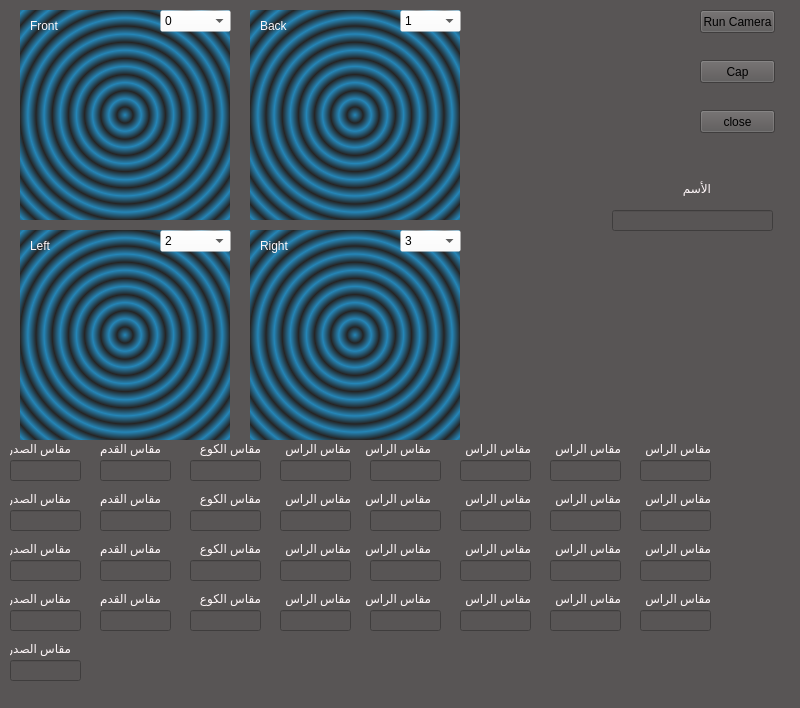
<?xml version="1.0" encoding="UTF-8"?>
<ui version="4.0">
 <class>MainWindow</class>
 <widget class="QMainWindow" name="MainWindow">
  <property name="geometry">
   <rect>
    <x>0</x>
    <y>0</y>
    <width>800</width>
    <height>708</height>
   </rect>
  </property>
  <property name="windowTitle">
   <string>MainWindow</string>
  </property>
  <property name="styleSheet">
   <string notr="true">background-color: rgb(88, 85, 85);</string>
  </property>
  <widget class="QWidget" name="centralwidget">
   <widget class="QPushButton" name="cameraButton1">
    <property name="geometry">
     <rect>
      <x>700</x>
      <y>10</y>
      <width>75</width>
      <height>23</height>
     </rect>
    </property>
    <property name="text">
     <string>Run Camera</string>
    </property>
   </widget>
   <widget class="QLabel" name="cameraScreen1">
    <property name="geometry">
     <rect>
      <x>20</x>
      <y>10</y>
      <width>210</width>
      <height>210</height>
     </rect>
    </property>
    <property name="styleSheet">
     <string notr="true">background-color: qradialgradient(spread:repeat, cx:0.5, cy:0.5, radius:0.077, fx:0.5, fy:0.5, stop:0 rgba(0, 169, 255, 147), stop:0.497326 rgba(0, 0, 0, 147), stop:1 rgba(0, 169, 255, 147));</string>
    </property>
    <property name="text">
     <string/>
    </property>
   </widget>
   <widget class="QLabel" name="cameraScreen2">
    <property name="geometry">
     <rect>
      <x>250</x>
      <y>10</y>
      <width>210</width>
      <height>210</height>
     </rect>
    </property>
    <property name="styleSheet">
     <string notr="true">background-color: qradialgradient(spread:repeat, cx:0.5, cy:0.5, radius:0.077, fx:0.5, fy:0.5, stop:0 rgba(0, 169, 255, 147), stop:0.497326 rgba(0, 0, 0, 147), stop:1 rgba(0, 169, 255, 147));</string>
    </property>
    <property name="text">
     <string/>
    </property>
   </widget>
   <widget class="QPushButton" name="closeButtun">
    <property name="geometry">
     <rect>
      <x>700</x>
      <y>110</y>
      <width>75</width>
      <height>23</height>
     </rect>
    </property>
    <property name="text">
     <string>close</string>
    </property>
   </widget>
   <widget class="QLabel" name="cameraScreen3">
    <property name="geometry">
     <rect>
      <x>20</x>
      <y>230</y>
      <width>210</width>
      <height>210</height>
     </rect>
    </property>
    <property name="styleSheet">
     <string notr="true">background-color: qradialgradient(spread:repeat, cx:0.5, cy:0.5, radius:0.077, fx:0.5, fy:0.5, stop:0 rgba(0, 169, 255, 147), stop:0.497326 rgba(0, 0, 0, 147), stop:1 rgba(0, 169, 255, 147));</string>
    </property>
    <property name="text">
     <string/>
    </property>
   </widget>
   <widget class="QLabel" name="cameraScreen4">
    <property name="geometry">
     <rect>
      <x>250</x>
      <y>230</y>
      <width>210</width>
      <height>210</height>
     </rect>
    </property>
    <property name="styleSheet">
     <string notr="true">background-color: qradialgradient(spread:repeat, cx:0.5, cy:0.5, radius:0.077, fx:0.5, fy:0.5, stop:0 rgba(0, 169, 255, 147), stop:0.497326 rgba(0, 0, 0, 147), stop:1 rgba(0, 169, 255, 147));</string>
    </property>
    <property name="text">
     <string/>
    </property>
   </widget>
   <widget class="QPushButton" name="captureImages">
    <property name="geometry">
     <rect>
      <x>700</x>
      <y>60</y>
      <width>75</width>
      <height>23</height>
     </rect>
    </property>
    <property name="text">
     <string>Cap</string>
    </property>
   </widget>
   <widget class="QLineEdit" name="num_1">
    <property name="geometry">
     <rect>
      <x>10</x>
      <y>460</y>
      <width>71</width>
      <height>21</height>
     </rect>
    </property>
    <property name="styleSheet">
     <string notr="true">font: 13pt &quot;MS Shell Dlg 2&quot;;
color: rgb(255, 255, 255);</string>
    </property>
   </widget>
   <widget class="QLineEdit" name="num_2">
    <property name="geometry">
     <rect>
      <x>100</x>
      <y>460</y>
      <width>71</width>
      <height>21</height>
     </rect>
    </property>
    <property name="styleSheet">
     <string notr="true">font: 13pt &quot;MS Shell Dlg 2&quot;;
color: rgb(255, 255, 255);</string>
    </property>
   </widget>
   <widget class="QLineEdit" name="num_3">
    <property name="geometry">
     <rect>
      <x>190</x>
      <y>460</y>
      <width>71</width>
      <height>21</height>
     </rect>
    </property>
    <property name="styleSheet">
     <string notr="true">font: 13pt &quot;MS Shell Dlg 2&quot;;
color: rgb(255, 255, 255);</string>
    </property>
   </widget>
   <widget class="QLineEdit" name="num_4">
    <property name="geometry">
     <rect>
      <x>280</x>
      <y>460</y>
      <width>71</width>
      <height>21</height>
     </rect>
    </property>
    <property name="styleSheet">
     <string notr="true">font: 13pt &quot;MS Shell Dlg 2&quot;;
color: rgb(255, 255, 255);</string>
    </property>
   </widget>
   <widget class="QLineEdit" name="num_5">
    <property name="geometry">
     <rect>
      <x>370</x>
      <y>460</y>
      <width>71</width>
      <height>21</height>
     </rect>
    </property>
    <property name="styleSheet">
     <string notr="true">font: 13pt &quot;MS Shell Dlg 2&quot;;
color: rgb(255, 255, 255);</string>
    </property>
   </widget>
   <widget class="QLineEdit" name="num_6">
    <property name="geometry">
     <rect>
      <x>460</x>
      <y>460</y>
      <width>71</width>
      <height>21</height>
     </rect>
    </property>
    <property name="styleSheet">
     <string notr="true">font: 13pt &quot;MS Shell Dlg 2&quot;;
color: rgb(255, 255, 255);</string>
    </property>
    <property name="html" stdset="0">
     <string>&lt;!DOCTYPE HTML PUBLIC &quot;-//W3C//DTD HTML 4.0//EN&quot; &quot;http://www.w3.org/TR/REC-html40/strict.dtd&quot;&gt;
&lt;html&gt;&lt;head&gt;&lt;meta name=&quot;qrichtext&quot; content=&quot;1&quot; /&gt;&lt;style type=&quot;text/css&quot;&gt;
p, li { white-space: pre-wrap; }
&lt;/style&gt;&lt;/head&gt;&lt;body style=&quot; font-family:'MS Shell Dlg 2'; font-size:8.25pt; font-weight:400; font-style:normal;&quot;&gt;
&lt;p style=&quot; margin-top:0px; margin-bottom:0px; margin-left:0px; margin-right:0px; -qt-block-indent:0; text-indent:0px;&quot;&gt;65&lt;/p&gt;
&lt;p style=&quot;-qt-paragraph-type:empty; margin-top:0px; margin-bottom:0px; margin-left:0px; margin-right:0px; -qt-block-indent:0; text-indent:0px;&quot;&gt;&lt;br /&gt;&lt;/p&gt;&lt;/body&gt;&lt;/html&gt;</string>
    </property>
   </widget>
   <widget class="QLineEdit" name="num_7">
    <property name="geometry">
     <rect>
      <x>550</x>
      <y>460</y>
      <width>71</width>
      <height>21</height>
     </rect>
    </property>
    <property name="styleSheet">
     <string notr="true">font: 13pt &quot;MS Shell Dlg 2&quot;;
color: rgb(255, 255, 255);
</string>
    </property>
   </widget>
   <widget class="QLineEdit" name="num_8">
    <property name="geometry">
     <rect>
      <x>640</x>
      <y>460</y>
      <width>71</width>
      <height>21</height>
     </rect>
    </property>
    <property name="styleSheet">
     <string notr="true">font: 13pt &quot;MS Shell Dlg 2&quot;;
color: rgb(255, 255, 255);
</string>
    </property>
   </widget>
   <widget class="QLineEdit" name="num_9">
    <property name="geometry">
     <rect>
      <x>10</x>
      <y>510</y>
      <width>71</width>
      <height>21</height>
     </rect>
    </property>
    <property name="styleSheet">
     <string notr="true">font: 13pt &quot;MS Shell Dlg 2&quot;;
color: rgb(255, 255, 255);
</string>
    </property>
   </widget>
   <widget class="QLineEdit" name="num_10">
    <property name="geometry">
     <rect>
      <x>100</x>
      <y>510</y>
      <width>71</width>
      <height>21</height>
     </rect>
    </property>
    <property name="styleSheet">
     <string notr="true">font: 13pt &quot;MS Shell Dlg 2&quot;;
color: rgb(255, 255, 255);</string>
    </property>
   </widget>
   <widget class="QLineEdit" name="num_11">
    <property name="geometry">
     <rect>
      <x>190</x>
      <y>510</y>
      <width>71</width>
      <height>21</height>
     </rect>
    </property>
    <property name="styleSheet">
     <string notr="true">font: 13pt &quot;MS Shell Dlg 2&quot;;
color: rgb(255, 255, 255);</string>
    </property>
   </widget>
   <widget class="QLineEdit" name="num_12">
    <property name="geometry">
     <rect>
      <x>280</x>
      <y>510</y>
      <width>71</width>
      <height>21</height>
     </rect>
    </property>
    <property name="styleSheet">
     <string notr="true">font: 13pt &quot;MS Shell Dlg 2&quot;;
color: rgb(255, 255, 255);</string>
    </property>
   </widget>
   <widget class="QLineEdit" name="num_13">
    <property name="geometry">
     <rect>
      <x>370</x>
      <y>510</y>
      <width>71</width>
      <height>21</height>
     </rect>
    </property>
    <property name="styleSheet">
     <string notr="true">font: 13pt &quot;MS Shell Dlg 2&quot;;
color: rgb(255, 255, 255);</string>
    </property>
   </widget>
   <widget class="QLineEdit" name="num_14">
    <property name="geometry">
     <rect>
      <x>460</x>
      <y>510</y>
      <width>71</width>
      <height>21</height>
     </rect>
    </property>
    <property name="styleSheet">
     <string notr="true">font: 13pt &quot;MS Shell Dlg 2&quot;;
color: rgb(255, 255, 255);</string>
    </property>
   </widget>
   <widget class="QLineEdit" name="num_15">
    <property name="geometry">
     <rect>
      <x>550</x>
      <y>510</y>
      <width>71</width>
      <height>21</height>
     </rect>
    </property>
    <property name="styleSheet">
     <string notr="true">font: 13pt &quot;MS Shell Dlg 2&quot;;
color: rgb(255, 255, 255);</string>
    </property>
   </widget>
   <widget class="QLineEdit" name="num_16">
    <property name="geometry">
     <rect>
      <x>640</x>
      <y>510</y>
      <width>71</width>
      <height>21</height>
     </rect>
    </property>
    <property name="styleSheet">
     <string notr="true">font: 13pt &quot;MS Shell Dlg 2&quot;;
color: rgb(255, 255, 255);</string>
    </property>
   </widget>
   <widget class="QLineEdit" name="num_17">
    <property name="geometry">
     <rect>
      <x>10</x>
      <y>560</y>
      <width>71</width>
      <height>21</height>
     </rect>
    </property>
    <property name="styleSheet">
     <string notr="true">font: 13pt &quot;MS Shell Dlg 2&quot;;
color: rgb(255, 255, 255);</string>
    </property>
   </widget>
   <widget class="QLineEdit" name="num_18">
    <property name="geometry">
     <rect>
      <x>100</x>
      <y>560</y>
      <width>71</width>
      <height>21</height>
     </rect>
    </property>
    <property name="styleSheet">
     <string notr="true">font: 13pt &quot;MS Shell Dlg 2&quot;;
color: rgb(255, 255, 255);</string>
    </property>
   </widget>
   <widget class="QLineEdit" name="num_19">
    <property name="geometry">
     <rect>
      <x>190</x>
      <y>560</y>
      <width>71</width>
      <height>21</height>
     </rect>
    </property>
    <property name="styleSheet">
     <string notr="true">font: 13pt &quot;MS Shell Dlg 2&quot;;
color: rgb(255, 255, 255);</string>
    </property>
   </widget>
   <widget class="QLineEdit" name="num_20">
    <property name="geometry">
     <rect>
      <x>280</x>
      <y>560</y>
      <width>71</width>
      <height>21</height>
     </rect>
    </property>
    <property name="styleSheet">
     <string notr="true">font: 13pt &quot;MS Shell Dlg 2&quot;;
color: rgb(255, 255, 255);</string>
    </property>
   </widget>
   <widget class="QLineEdit" name="num_21">
    <property name="geometry">
     <rect>
      <x>370</x>
      <y>560</y>
      <width>71</width>
      <height>21</height>
     </rect>
    </property>
    <property name="styleSheet">
     <string notr="true">font: 13pt &quot;MS Shell Dlg 2&quot;;
color: rgb(255, 255, 255);</string>
    </property>
   </widget>
   <widget class="QLineEdit" name="num_22">
    <property name="geometry">
     <rect>
      <x>460</x>
      <y>560</y>
      <width>71</width>
      <height>21</height>
     </rect>
    </property>
    <property name="styleSheet">
     <string notr="true">font: 13pt &quot;MS Shell Dlg 2&quot;;
color: rgb(255, 255, 255);</string>
    </property>
   </widget>
   <widget class="QLineEdit" name="num_23">
    <property name="geometry">
     <rect>
      <x>550</x>
      <y>560</y>
      <width>71</width>
      <height>21</height>
     </rect>
    </property>
    <property name="styleSheet">
     <string notr="true">font: 13pt &quot;MS Shell Dlg 2&quot;;
color: rgb(255, 255, 255);</string>
    </property>
   </widget>
   <widget class="QLineEdit" name="num_24">
    <property name="geometry">
     <rect>
      <x>640</x>
      <y>560</y>
      <width>71</width>
      <height>21</height>
     </rect>
    </property>
    <property name="styleSheet">
     <string notr="true">font: 13pt &quot;MS Shell Dlg 2&quot;;
color: rgb(255, 255, 255);</string>
    </property>
   </widget>
   <widget class="QLineEdit" name="num_25">
    <property name="geometry">
     <rect>
      <x>10</x>
      <y>610</y>
      <width>71</width>
      <height>21</height>
     </rect>
    </property>
    <property name="styleSheet">
     <string notr="true">font: 13pt &quot;MS Shell Dlg 2&quot;;
color: rgb(255, 255, 255);</string>
    </property>
   </widget>
   <widget class="QLineEdit" name="num_26">
    <property name="geometry">
     <rect>
      <x>100</x>
      <y>610</y>
      <width>71</width>
      <height>21</height>
     </rect>
    </property>
    <property name="styleSheet">
     <string notr="true">font: 13pt &quot;MS Shell Dlg 2&quot;;
color: rgb(255, 255, 255);</string>
    </property>
   </widget>
   <widget class="QLineEdit" name="num_27">
    <property name="geometry">
     <rect>
      <x>190</x>
      <y>610</y>
      <width>71</width>
      <height>21</height>
     </rect>
    </property>
    <property name="styleSheet">
     <string notr="true">font: 13pt &quot;MS Shell Dlg 2&quot;;
color: rgb(255, 255, 255);</string>
    </property>
   </widget>
   <widget class="QLineEdit" name="num_28">
    <property name="geometry">
     <rect>
      <x>280</x>
      <y>610</y>
      <width>71</width>
      <height>21</height>
     </rect>
    </property>
    <property name="styleSheet">
     <string notr="true">font: 13pt &quot;MS Shell Dlg 2&quot;;
color: rgb(255, 255, 255);</string>
    </property>
   </widget>
   <widget class="QLineEdit" name="num_29">
    <property name="geometry">
     <rect>
      <x>370</x>
      <y>610</y>
      <width>71</width>
      <height>21</height>
     </rect>
    </property>
    <property name="styleSheet">
     <string notr="true">font: 13pt &quot;MS Shell Dlg 2&quot;;
color: rgb(255, 255, 255);</string>
    </property>
   </widget>
   <widget class="QLineEdit" name="num_30">
    <property name="geometry">
     <rect>
      <x>460</x>
      <y>610</y>
      <width>71</width>
      <height>21</height>
     </rect>
    </property>
    <property name="styleSheet">
     <string notr="true">font: 13pt &quot;MS Shell Dlg 2&quot;;
color: rgb(255, 255, 255);</string>
    </property>
   </widget>
   <widget class="QLineEdit" name="num_31">
    <property name="geometry">
     <rect>
      <x>550</x>
      <y>610</y>
      <width>71</width>
      <height>21</height>
     </rect>
    </property>
    <property name="styleSheet">
     <string notr="true">font: 13pt &quot;MS Shell Dlg 2&quot;;
color: rgb(255, 255, 255);</string>
    </property>
   </widget>
   <widget class="QLineEdit" name="num_32">
    <property name="geometry">
     <rect>
      <x>640</x>
      <y>610</y>
      <width>71</width>
      <height>21</height>
     </rect>
    </property>
    <property name="styleSheet">
     <string notr="true">font: 13pt &quot;MS Shell Dlg 2&quot;;
color: rgb(255, 255, 255);</string>
    </property>
   </widget>
   <widget class="QLineEdit" name="num_33">
    <property name="geometry">
     <rect>
      <x>10</x>
      <y>660</y>
      <width>71</width>
      <height>21</height>
     </rect>
    </property>
    <property name="styleSheet">
     <string notr="true">font: 13pt &quot;MS Shell Dlg 2&quot;;
color: rgb(255, 255, 255);</string>
    </property>
   </widget>
   <widget class="QLabel" name="label">
    <property name="geometry">
     <rect>
      <x>10</x>
      <y>440</y>
      <width>61</width>
      <height>16</height>
     </rect>
    </property>
    <property name="styleSheet">
     <string notr="true">font: 9pt &quot;MS Shell Dlg 2&quot;;
color: rgb(255, 247, 249);
background-color: rgba(255, 255, 255, 0);</string>
    </property>
    <property name="text">
     <string>مقاس الصدر</string>
    </property>
   </widget>
   <widget class="QLabel" name="label_2">
    <property name="geometry">
     <rect>
      <x>100</x>
      <y>440</y>
      <width>61</width>
      <height>16</height>
     </rect>
    </property>
    <property name="styleSheet">
     <string notr="true">font: 9pt &quot;MS Shell Dlg 2&quot;;
color: rgb(255, 247, 249);
background-color: rgba(255, 255, 255, 0);
</string>
    </property>
    <property name="text">
     <string>مقاس القدم</string>
    </property>
   </widget>
   <widget class="QLabel" name="label_3">
    <property name="geometry">
     <rect>
      <x>200</x>
      <y>440</y>
      <width>61</width>
      <height>16</height>
     </rect>
    </property>
    <property name="styleSheet">
     <string notr="true">font: 9pt &quot;MS Shell Dlg 2&quot;;
color: rgb(255, 247, 249);
background-color: rgba(255, 255, 255, 0);</string>
    </property>
    <property name="text">
     <string>مقاس الكوع</string>
    </property>
   </widget>
   <widget class="QLabel" name="label_4">
    <property name="geometry">
     <rect>
      <x>280</x>
      <y>440</y>
      <width>71</width>
      <height>16</height>
     </rect>
    </property>
    <property name="styleSheet">
     <string notr="true">font: 9pt &quot;MS Shell Dlg 2&quot;;
color: rgb(255, 247, 249);
background-color: rgba(255, 255, 255, 0);</string>
    </property>
    <property name="text">
     <string>مقاس الراس</string>
    </property>
   </widget>
   <widget class="QLabel" name="label_5">
    <property name="geometry">
     <rect>
      <x>360</x>
      <y>440</y>
      <width>71</width>
      <height>16</height>
     </rect>
    </property>
    <property name="styleSheet">
     <string notr="true">font: 9pt &quot;MS Shell Dlg 2&quot;;
color: rgb(255, 247, 249);
background-color: rgba(255, 255, 255, 0);</string>
    </property>
    <property name="text">
     <string>مقاس الراس</string>
    </property>
   </widget>
   <widget class="QLabel" name="label_6">
    <property name="geometry">
     <rect>
      <x>460</x>
      <y>440</y>
      <width>71</width>
      <height>16</height>
     </rect>
    </property>
    <property name="styleSheet">
     <string notr="true">font: 9pt &quot;MS Shell Dlg 2&quot;;
color: rgb(255, 247, 249);
background-color: rgba(255, 255, 255, 0);</string>
    </property>
    <property name="text">
     <string>مقاس الراس</string>
    </property>
   </widget>
   <widget class="QLabel" name="label_7">
    <property name="geometry">
     <rect>
      <x>550</x>
      <y>440</y>
      <width>71</width>
      <height>16</height>
     </rect>
    </property>
    <property name="styleSheet">
     <string notr="true">font: 9pt &quot;MS Shell Dlg 2&quot;;
color: rgb(255, 247, 249);
background-color: rgba(255, 255, 255, 0);
</string>
    </property>
    <property name="text">
     <string>مقاس الراس</string>
    </property>
   </widget>
   <widget class="QLabel" name="label_8">
    <property name="geometry">
     <rect>
      <x>640</x>
      <y>440</y>
      <width>71</width>
      <height>16</height>
     </rect>
    </property>
    <property name="styleSheet">
     <string notr="true">font: 9pt &quot;MS Shell Dlg 2&quot;;
color: rgb(255, 247, 249);
background-color: rgba(255, 255, 255, 0);</string>
    </property>
    <property name="text">
     <string>مقاس الراس</string>
    </property>
   </widget>
   <widget class="QLineEdit" name="nameOfHuman">
    <property name="geometry">
     <rect>
      <x>612</x>
      <y>210</y>
      <width>161</width>
      <height>21</height>
     </rect>
    </property>
   </widget>
   <widget class="QLabel" name="label_34">
    <property name="geometry">
     <rect>
      <x>650</x>
      <y>180</y>
      <width>61</width>
      <height>16</height>
     </rect>
    </property>
    <property name="styleSheet">
     <string notr="true">font: 9pt &quot;MS Shell Dlg 2&quot;;
color: rgb(255, 247, 249);
background-color: rgba(255, 255, 255, 0);
</string>
    </property>
    <property name="text">
     <string>الأسم</string>
    </property>
   </widget>
   <widget class="QComboBox" name="frontCombo">
    <property name="geometry">
     <rect>
      <x>160</x>
      <y>10</y>
      <width>71</width>
      <height>22</height>
     </rect>
    </property>
    <property name="styleSheet">
     <string notr="true">background-color: rgba(255, 255, 255, 50);</string>
    </property>
    <item>
     <property name="text">
      <string>0</string>
     </property>
    </item>
    <item>
     <property name="text">
      <string>1</string>
     </property>
    </item>
    <item>
     <property name="text">
      <string>2</string>
     </property>
    </item>
    <item>
     <property name="text">
      <string>3</string>
     </property>
    </item>
    <item>
     <property name="text">
      <string>4</string>
     </property>
    </item>
   </widget>
   <widget class="QComboBox" name="leftCombo">
    <property name="geometry">
     <rect>
      <x>160</x>
      <y>230</y>
      <width>71</width>
      <height>22</height>
     </rect>
    </property>
    <property name="styleSheet">
     <string notr="true">background-color: rgba(255, 255, 255, 50);</string>
    </property>
    <item>
     <property name="text">
      <string>2</string>
     </property>
    </item>
    <item>
     <property name="text">
      <string>3</string>
     </property>
    </item>
    <item>
     <property name="text">
      <string>4</string>
     </property>
    </item>
    <item>
     <property name="text">
      <string>0</string>
     </property>
    </item>
    <item>
     <property name="text">
      <string>1</string>
     </property>
    </item>
   </widget>
   <widget class="QLabel" name="label_37">
    <property name="geometry">
     <rect>
      <x>260</x>
      <y>230</y>
      <width>81</width>
      <height>31</height>
     </rect>
    </property>
    <property name="styleSheet">
     <string notr="true">font: 16pt &quot;MS Shell Dlg 2&quot;;
color: rgb(255, 247, 249);
background-color: rgba(255, 255, 255, 0);</string>
    </property>
    <property name="text">
     <string>Right</string>
    </property>
   </widget>
   <widget class="QComboBox" name="backCombo">
    <property name="geometry">
     <rect>
      <x>400</x>
      <y>10</y>
      <width>61</width>
      <height>22</height>
     </rect>
    </property>
    <property name="styleSheet">
     <string notr="true">background-color: rgba(255, 255, 255, 50);</string>
    </property>
    <item>
     <property name="text">
      <string>1</string>
     </property>
    </item>
    <item>
     <property name="text">
      <string>2</string>
     </property>
    </item>
    <item>
     <property name="text">
      <string>3</string>
     </property>
    </item>
    <item>
     <property name="text">
      <string>4</string>
     </property>
    </item>
    <item>
     <property name="text">
      <string>0</string>
     </property>
    </item>
   </widget>
   <widget class="QComboBox" name="rightCombo">
    <property name="geometry">
     <rect>
      <x>400</x>
      <y>230</y>
      <width>61</width>
      <height>22</height>
     </rect>
    </property>
    <property name="styleSheet">
     <string notr="true">background-color: rgba(255, 255, 255, 50);</string>
    </property>
    <item>
     <property name="text">
      <string>3</string>
     </property>
    </item>
    <item>
     <property name="text">
      <string>4</string>
     </property>
    </item>
    <item>
     <property name="text">
      <string>0</string>
     </property>
    </item>
    <item>
     <property name="text">
      <string>1</string>
     </property>
    </item>
    <item>
     <property name="text">
      <string>2</string>
     </property>
    </item>
   </widget>
   <widget class="QLabel" name="label_39">
    <property name="geometry">
     <rect>
      <x>30</x>
      <y>230</y>
      <width>81</width>
      <height>31</height>
     </rect>
    </property>
    <property name="styleSheet">
     <string notr="true">font: 16pt &quot;MS Shell Dlg 2&quot;;
color: rgb(255, 247, 249);
background-color: rgba(255, 255, 255, 0);</string>
    </property>
    <property name="text">
     <string>Left</string>
    </property>
   </widget>
   <widget class="QLabel" name="label_38">
    <property name="geometry">
     <rect>
      <x>260</x>
      <y>10</y>
      <width>81</width>
      <height>31</height>
     </rect>
    </property>
    <property name="styleSheet">
     <string notr="true">font: 16pt &quot;MS Shell Dlg 2&quot;;
color: rgb(255, 247, 249);
background-color: rgba(255, 255, 255, 0);</string>
    </property>
    <property name="text">
     <string>Back</string>
    </property>
   </widget>
   <widget class="QLabel" name="label_40">
    <property name="geometry">
     <rect>
      <x>30</x>
      <y>10</y>
      <width>81</width>
      <height>31</height>
     </rect>
    </property>
    <property name="styleSheet">
     <string notr="true">font: 16pt &quot;MS Shell Dlg 2&quot;;
color: rgb(255, 247, 249);
background-color: rgba(255, 255, 255, 0);</string>
    </property>
    <property name="text">
     <string>Front</string>
    </property>
   </widget>
   <widget class="QLabel" name="label_9">
    <property name="geometry">
     <rect>
      <x>640</x>
      <y>490</y>
      <width>71</width>
      <height>16</height>
     </rect>
    </property>
    <property name="styleSheet">
     <string notr="true">font: 9pt &quot;MS Shell Dlg 2&quot;;
color: rgb(255, 247, 249);
background-color: rgba(255, 255, 255, 0);</string>
    </property>
    <property name="text">
     <string>مقاس الراس</string>
    </property>
   </widget>
   <widget class="QLabel" name="label_10">
    <property name="geometry">
     <rect>
      <x>100</x>
      <y>490</y>
      <width>61</width>
      <height>16</height>
     </rect>
    </property>
    <property name="styleSheet">
     <string notr="true">font: 9pt &quot;MS Shell Dlg 2&quot;;
color: rgb(255, 247, 249);
background-color: rgba(255, 255, 255, 0);
</string>
    </property>
    <property name="text">
     <string>مقاس القدم</string>
    </property>
   </widget>
   <widget class="QLabel" name="label_11">
    <property name="geometry">
     <rect>
      <x>550</x>
      <y>490</y>
      <width>71</width>
      <height>16</height>
     </rect>
    </property>
    <property name="styleSheet">
     <string notr="true">font: 9pt &quot;MS Shell Dlg 2&quot;;
color: rgb(255, 247, 249);
background-color: rgba(255, 255, 255, 0);
</string>
    </property>
    <property name="text">
     <string>مقاس الراس</string>
    </property>
   </widget>
   <widget class="QLabel" name="label_12">
    <property name="geometry">
     <rect>
      <x>360</x>
      <y>490</y>
      <width>71</width>
      <height>16</height>
     </rect>
    </property>
    <property name="styleSheet">
     <string notr="true">font: 9pt &quot;MS Shell Dlg 2&quot;;
color: rgb(255, 247, 249);
background-color: rgba(255, 255, 255, 0);</string>
    </property>
    <property name="text">
     <string>مقاس الراس</string>
    </property>
   </widget>
   <widget class="QLabel" name="label_13">
    <property name="geometry">
     <rect>
      <x>460</x>
      <y>490</y>
      <width>71</width>
      <height>16</height>
     </rect>
    </property>
    <property name="styleSheet">
     <string notr="true">font: 9pt &quot;MS Shell Dlg 2&quot;;
color: rgb(255, 247, 249);
background-color: rgba(255, 255, 255, 0);</string>
    </property>
    <property name="text">
     <string>مقاس الراس</string>
    </property>
   </widget>
   <widget class="QLabel" name="label_14">
    <property name="geometry">
     <rect>
      <x>200</x>
      <y>490</y>
      <width>61</width>
      <height>16</height>
     </rect>
    </property>
    <property name="styleSheet">
     <string notr="true">font: 9pt &quot;MS Shell Dlg 2&quot;;
color: rgb(255, 247, 249);
background-color: rgba(255, 255, 255, 0);</string>
    </property>
    <property name="text">
     <string>مقاس الكوع</string>
    </property>
   </widget>
   <widget class="QLabel" name="label_15">
    <property name="geometry">
     <rect>
      <x>280</x>
      <y>490</y>
      <width>71</width>
      <height>16</height>
     </rect>
    </property>
    <property name="styleSheet">
     <string notr="true">font: 9pt &quot;MS Shell Dlg 2&quot;;
color: rgb(255, 247, 249);
background-color: rgba(255, 255, 255, 0);</string>
    </property>
    <property name="text">
     <string>مقاس الراس</string>
    </property>
   </widget>
   <widget class="QLabel" name="label_16">
    <property name="geometry">
     <rect>
      <x>10</x>
      <y>490</y>
      <width>61</width>
      <height>16</height>
     </rect>
    </property>
    <property name="styleSheet">
     <string notr="true">font: 9pt &quot;MS Shell Dlg 2&quot;;
color: rgb(255, 247, 249);
background-color: rgba(255, 255, 255, 0);</string>
    </property>
    <property name="text">
     <string>مقاس الصدر</string>
    </property>
   </widget>
   <widget class="QLabel" name="label_17">
    <property name="geometry">
     <rect>
      <x>10</x>
      <y>540</y>
      <width>61</width>
      <height>16</height>
     </rect>
    </property>
    <property name="styleSheet">
     <string notr="true">font: 9pt &quot;MS Shell Dlg 2&quot;;
color: rgb(255, 247, 249);
background-color: rgba(255, 255, 255, 0);</string>
    </property>
    <property name="text">
     <string>مقاس الصدر</string>
    </property>
   </widget>
   <widget class="QLabel" name="label_18">
    <property name="geometry">
     <rect>
      <x>200</x>
      <y>540</y>
      <width>61</width>
      <height>16</height>
     </rect>
    </property>
    <property name="styleSheet">
     <string notr="true">font: 9pt &quot;MS Shell Dlg 2&quot;;
color: rgb(255, 247, 249);
background-color: rgba(255, 255, 255, 0);</string>
    </property>
    <property name="text">
     <string>مقاس الكوع</string>
    </property>
   </widget>
   <widget class="QLabel" name="label_19">
    <property name="geometry">
     <rect>
      <x>550</x>
      <y>540</y>
      <width>71</width>
      <height>16</height>
     </rect>
    </property>
    <property name="styleSheet">
     <string notr="true">font: 9pt &quot;MS Shell Dlg 2&quot;;
color: rgb(255, 247, 249);
background-color: rgba(255, 255, 255, 0);
</string>
    </property>
    <property name="text">
     <string>مقاس الراس</string>
    </property>
   </widget>
   <widget class="QLabel" name="label_20">
    <property name="geometry">
     <rect>
      <x>640</x>
      <y>540</y>
      <width>71</width>
      <height>16</height>
     </rect>
    </property>
    <property name="styleSheet">
     <string notr="true">font: 9pt &quot;MS Shell Dlg 2&quot;;
color: rgb(255, 247, 249);
background-color: rgba(255, 255, 255, 0);</string>
    </property>
    <property name="text">
     <string>مقاس الراس</string>
    </property>
   </widget>
   <widget class="QLabel" name="label_21">
    <property name="geometry">
     <rect>
      <x>460</x>
      <y>540</y>
      <width>71</width>
      <height>16</height>
     </rect>
    </property>
    <property name="styleSheet">
     <string notr="true">font: 9pt &quot;MS Shell Dlg 2&quot;;
color: rgb(255, 247, 249);
background-color: rgba(255, 255, 255, 0);</string>
    </property>
    <property name="text">
     <string>مقاس الراس</string>
    </property>
   </widget>
   <widget class="QLabel" name="label_22">
    <property name="geometry">
     <rect>
      <x>280</x>
      <y>540</y>
      <width>71</width>
      <height>16</height>
     </rect>
    </property>
    <property name="styleSheet">
     <string notr="true">font: 9pt &quot;MS Shell Dlg 2&quot;;
color: rgb(255, 247, 249);
background-color: rgba(255, 255, 255, 0);</string>
    </property>
    <property name="text">
     <string>مقاس الراس</string>
    </property>
   </widget>
   <widget class="QLabel" name="label_23">
    <property name="geometry">
     <rect>
      <x>100</x>
      <y>540</y>
      <width>61</width>
      <height>16</height>
     </rect>
    </property>
    <property name="styleSheet">
     <string notr="true">font: 9pt &quot;MS Shell Dlg 2&quot;;
color: rgb(255, 247, 249);
background-color: rgba(255, 255, 255, 0);
</string>
    </property>
    <property name="text">
     <string>مقاس القدم</string>
    </property>
   </widget>
   <widget class="QLabel" name="label_24">
    <property name="geometry">
     <rect>
      <x>360</x>
      <y>540</y>
      <width>71</width>
      <height>16</height>
     </rect>
    </property>
    <property name="styleSheet">
     <string notr="true">font: 9pt &quot;MS Shell Dlg 2&quot;;
color: rgb(255, 247, 249);
background-color: rgba(255, 255, 255, 0);</string>
    </property>
    <property name="text">
     <string>مقاس الراس</string>
    </property>
   </widget>
   <widget class="QLabel" name="label_25">
    <property name="geometry">
     <rect>
      <x>360</x>
      <y>590</y>
      <width>71</width>
      <height>16</height>
     </rect>
    </property>
    <property name="styleSheet">
     <string notr="true">font: 9pt &quot;MS Shell Dlg 2&quot;;
color: rgb(255, 247, 249);
background-color: rgba(255, 255, 255, 0);</string>
    </property>
    <property name="text">
     <string>مقاس الراس</string>
    </property>
   </widget>
   <widget class="QLabel" name="label_26">
    <property name="geometry">
     <rect>
      <x>640</x>
      <y>590</y>
      <width>71</width>
      <height>16</height>
     </rect>
    </property>
    <property name="styleSheet">
     <string notr="true">font: 9pt &quot;MS Shell Dlg 2&quot;;
color: rgb(255, 247, 249);
background-color: rgba(255, 255, 255, 0);</string>
    </property>
    <property name="text">
     <string>مقاس الراس</string>
    </property>
   </widget>
   <widget class="QLabel" name="label_27">
    <property name="geometry">
     <rect>
      <x>200</x>
      <y>590</y>
      <width>61</width>
      <height>16</height>
     </rect>
    </property>
    <property name="styleSheet">
     <string notr="true">font: 9pt &quot;MS Shell Dlg 2&quot;;
color: rgb(255, 247, 249);
background-color: rgba(255, 255, 255, 0);</string>
    </property>
    <property name="text">
     <string>مقاس الكوع</string>
    </property>
   </widget>
   <widget class="QLabel" name="label_28">
    <property name="geometry">
     <rect>
      <x>460</x>
      <y>590</y>
      <width>71</width>
      <height>16</height>
     </rect>
    </property>
    <property name="styleSheet">
     <string notr="true">font: 9pt &quot;MS Shell Dlg 2&quot;;
color: rgb(255, 247, 249);
background-color: rgba(255, 255, 255, 0);</string>
    </property>
    <property name="text">
     <string>مقاس الراس</string>
    </property>
   </widget>
   <widget class="QLabel" name="label_29">
    <property name="geometry">
     <rect>
      <x>280</x>
      <y>590</y>
      <width>71</width>
      <height>16</height>
     </rect>
    </property>
    <property name="styleSheet">
     <string notr="true">font: 9pt &quot;MS Shell Dlg 2&quot;;
color: rgb(255, 247, 249);
background-color: rgba(255, 255, 255, 0);</string>
    </property>
    <property name="text">
     <string>مقاس الراس</string>
    </property>
   </widget>
   <widget class="QLabel" name="label_30">
    <property name="geometry">
     <rect>
      <x>10</x>
      <y>590</y>
      <width>61</width>
      <height>16</height>
     </rect>
    </property>
    <property name="styleSheet">
     <string notr="true">font: 9pt &quot;MS Shell Dlg 2&quot;;
color: rgb(255, 247, 249);
background-color: rgba(255, 255, 255, 0);</string>
    </property>
    <property name="text">
     <string>مقاس الصدر</string>
    </property>
   </widget>
   <widget class="QLabel" name="label_31">
    <property name="geometry">
     <rect>
      <x>550</x>
      <y>590</y>
      <width>71</width>
      <height>16</height>
     </rect>
    </property>
    <property name="styleSheet">
     <string notr="true">font: 9pt &quot;MS Shell Dlg 2&quot;;
color: rgb(255, 247, 249);
background-color: rgba(255, 255, 255, 0);
</string>
    </property>
    <property name="text">
     <string>مقاس الراس</string>
    </property>
   </widget>
   <widget class="QLabel" name="label_32">
    <property name="geometry">
     <rect>
      <x>100</x>
      <y>590</y>
      <width>61</width>
      <height>16</height>
     </rect>
    </property>
    <property name="styleSheet">
     <string notr="true">font: 9pt &quot;MS Shell Dlg 2&quot;;
color: rgb(255, 247, 249);
background-color: rgba(255, 255, 255, 0);
</string>
    </property>
    <property name="text">
     <string>مقاس القدم</string>
    </property>
   </widget>
   <widget class="QLabel" name="label_33">
    <property name="geometry">
     <rect>
      <x>10</x>
      <y>640</y>
      <width>61</width>
      <height>16</height>
     </rect>
    </property>
    <property name="styleSheet">
     <string notr="true">font: 9pt &quot;MS Shell Dlg 2&quot;;
color: rgb(255, 247, 249);
background-color: rgba(255, 255, 255, 0);</string>
    </property>
    <property name="text">
     <string>مقاس الصدر</string>
    </property>
   </widget>
  </widget>
 </widget>
 <resources/>
 <connections/>
</ui>
